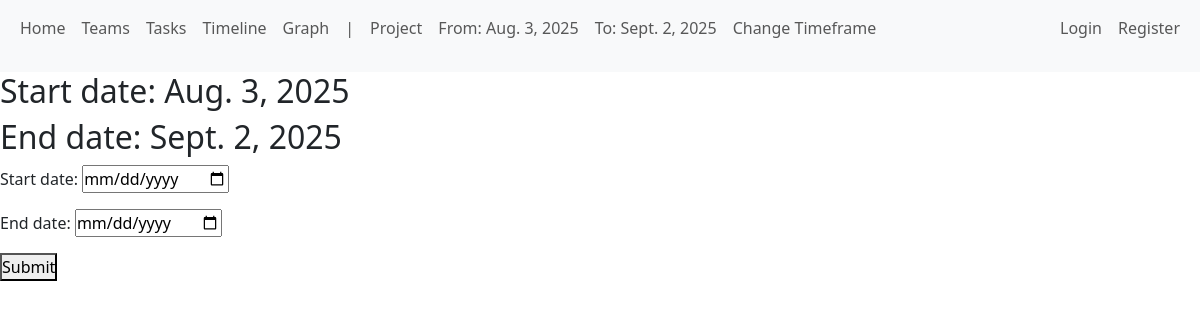
/distributor/change_project_page, run on an earlier commit of the app's database.
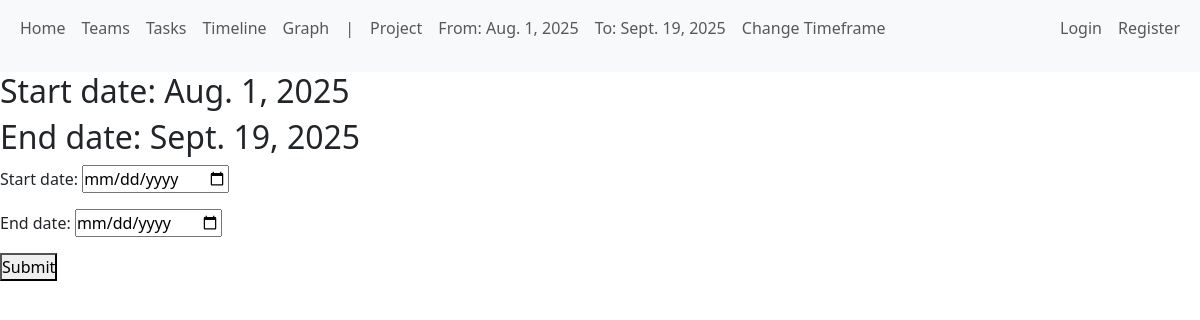
And on a later commit of the database.
### distributor/models.py (models this page shows)
class Project(models.Model):
    start_date = models.DateField()
    end_date = models.DateField()
    order_counter = models.IntegerField(default=0)

### distributor/views.py (the view)
# urls.py: path("change_project_page", views.change_project_page, name='change_project_page'),
def change_project_page(request):
    return render(request, "distributor/change_project_timeframe.html")

### distributor/forms.py
class ProjectTimeframeForm(forms.ModelForm):
    class Meta:
        model = Project
        fields = ["start_date", "end_date"]
        widgets = {
            'start_date': forms.DateInput(attrs={'id': 'start_date_input_project', 'placeholder': 'Start Date', 'type': 'date'}),
            'end_date': forms.DateInput(attrs={'id': 'end_date_input_project', 'placeholder': 'End Date', 'type': 'date'})
        }

### distributor/context_processors.py (called while the page is built)
def global_project_timeframe_form(request):
    return {
        "global_project_timeframe_form": ProjectTimeframeForm(),
    }

def global_project_timeframe(request):
    project_time_frame = Project.objects.first()
    if project_time_frame:
        return {
            "global_project_timeframe": project_time_frame,
        }
    else:
        return {
            "global_project_timeframe": 'No values picked yet',
        }

### distributor/templates/distributor/change_project_timeframe.html (shortened to what this page needs)
{% extends 'distributor/base.html' %}
{% block content %}
<h2>Start date: {{ global_project_timeframe.start_date }}</h2>
<h2>End date: {{ global_project_timeframe.end_date }}</h2>
<form method="POST" action="{% url 'define_project_timeframe' %}">
                {{ global_project_timeframe_form.as_p }}
                <button type="submit">Submit</button>
            </form>
{% endblock %}

### distributor/templates/distributor/base.html (shortened to what this page needs)
{% load static %}
<!DOCTYPE html>
<html lang="en">
<head>
    <link href="https://cdn.jsdelivr.net/npm/bootstrap@5.3.7/dist/css/bootstrap.min.css" rel="stylesheet"
>
    <link rel="stylesheet" href="{% static 'css/style.css' %}">
</head>
<body>
<header>
    <nav class="navbar navbar-expand-lg bg-body-tertiary">
        <div class="container-fluid">
            <div class="collapse navbar-collapse" id="navbarNav">
                <ul class="navbar-nav">
                    <div class="internal_navbar_container">
                        <div class="common_links_base_navbar">
                            <li>
                                <a class="nav-link" href='{% url 'home' %}'>Home</a>
                            </li>
                            <li class="nav-item">
                                <a class="nav-link" href="{% url 'teams' %}">Teams</a>
                            </li>
                            <li class="nav-item">
                                <a class="nav-link" href="{% url 'tasks' %}">Tasks</a>
                            </li>
                            <li class="nav-item">
                                <a class="nav-link" href="{% url 'timeline' %}">Timeline</a>
                            </li>
                            <li class="nav-item">
                                <a class="nav-link" href="{% url 'training_page' %}">Graph</a>
                            </li>
                            <div class="timeframe_information_navbar">
                            <li>
                                <p id="hide_on_navbar_media_query" class="nav-link">|</p>
                            </li>
                            <li>
                                <p class="nav-link">Project</p>
                            </li>
                            <li>
                                <p class="nav-link">From: {{ global_project_timeframe.start_date }}</p>
                            </li>
                            <li>
                                <p class="nav-link">To: {{ global_project_timeframe.end_date }}</p>
                            </li>
                            <li>
                                <a class="nav-link" href="{% url 'change_project_page' %}">Change Timeframe</a>
                            </li>
                            </div>
                        </div>
                        <div class="user_view">
                            {% if user.is_authenticated %}
                                <a class="nav-link" href="{% url 'profile_page' user.id %}">{{ user }}</a>
                                <a class="nav-link" href="">Logout</a>
                            {% else %}
                                <a class="nav-link" href="{% url 'login_view' %}">Login</a>
                                <a class="nav-link" href="{% url 'register_view' %}">Register</a>
                            {% endif %}
                        </div>
                    </div>
                </ul>
            </div>
        </div>
    </nav>
</header>
<main>
    {% block content %}
    {% endblock %}
</main>
</body>
</html>

### distributor/static/css/style.css (style rules this page uses)
* { padding: 0; margin: 0 }
body { min-height: 200vh; }
.navbar-nav { width: 100% !important; }
.internal_navbar_container { display: flex; justify-content: space-between; width: 100% }
.timeframe_information_navbar { display: flex; }
.common_links_base_navbar { display: flex; }
.user_view { display: flex; }

What changed in the data, as far as the page shows it:
removed Project: start_date "Aug. 3, 2025", end_date "Sept. 2, 2025"
added Project: start_date "Aug. 1, 2025", end_date "Sept. 19, 2025"
